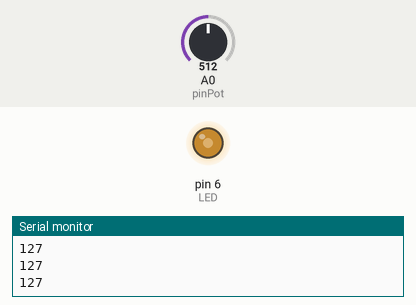
Recording of a sketch running on a simulated Arduino Uno, built with avr-gcc and run on an emulated ATmega328P. Parts: output pins drawn as LEDs (lit = HIGH), the last lines printed to the serial monitor. Inputs (shaded band) come from the test bench; at power-on: A0 (pinPot) = 512.

Above: at 1.2 s.
1.3 s: A0 (pinPot) set to 716
At 1.9 s:
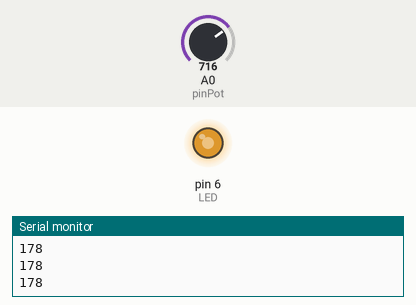
2.9 s: A0 (pinPot) set to 900
At 4.2 s:
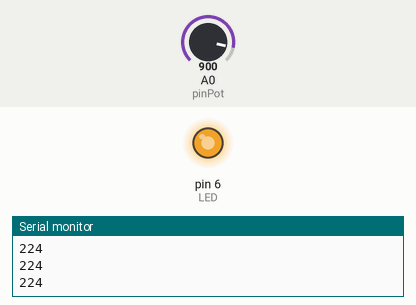
4.5 s: A0 (pinPot) set to 122
At 5.7 s:
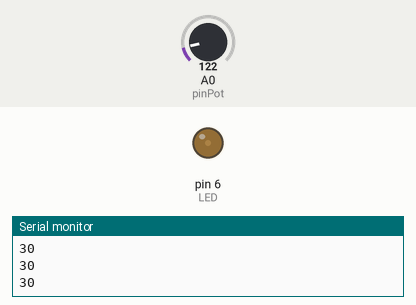
6.1 s: A0 (pinPot) set to 0
At 7.0 s:
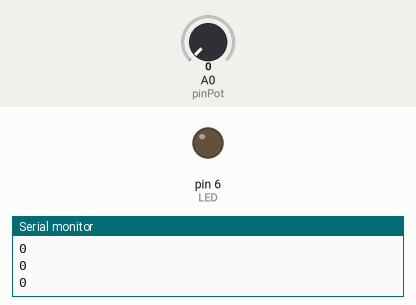
7.7 s: A0 (pinPot) set to 511
At 8.3 s:
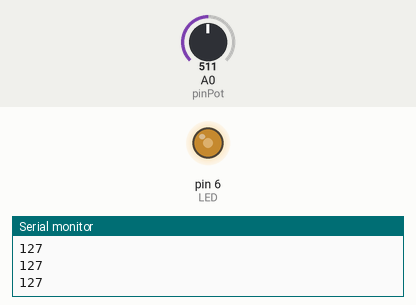
Timing chart, 0 to 10.3 s (numbered marks = the images above; inputs shaded):
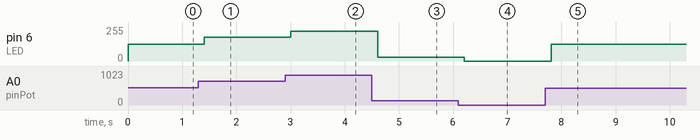

Measured:
- after the input at 1.3 s, pin 6 (LED): 127/255 → 178/255 after 0.10 s
- after the input at 2.9 s, pin 6 (LED): 178/255 → 224/255 after 0.11 s
- after the input at 4.5 s, pin 6 (LED): 224/255 → 30/255 after 0.11 s
- after the input at 6.1 s, pin 6 (LED): 30/255 → 0/255 after 0.11 s
- after the input at 7.7 s, pin 6 (LED): 0/255 → 127/255 after 0.11 s

The sketch:

potentiometer_with_led.ino
```cpp
const int LED = 6;
int pinPot = 0;
int potVal = 0;

void setup() {
    Serial.begin(9600);
    pinMode(LED, OUTPUT);
}

void loop () {
    potVal = analogRead(pinPot);
    potVal = map(potVal, 0, 1023, 0, 255);
    analogWrite(LED, potVal);
    Serial.println(potVal);
    delay(200);
}
```
